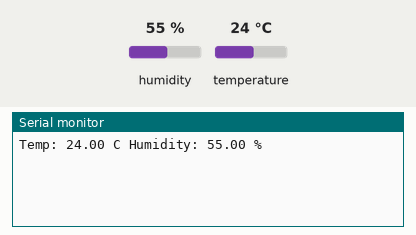
Bench run of a sketch on a simulated Arduino Uno, built with avr-gcc and run on an emulated ATmega328P. Shown: the last lines printed to the serial monitor. Inputs (shaded band) come from the test bench; at power-on: humidity 55 %, temperature 24 °C.

Above: at 3.2 s.
3.3 s: humidity set to 22 %
At 5.3 s:
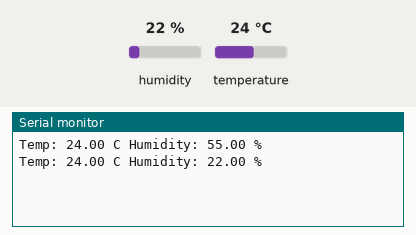
6.0 s: temperature set to 12 °C
At 6.6 s:
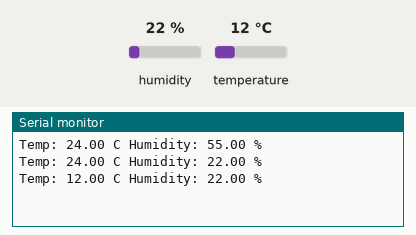
8.7 s: humidity set to 40 %
At 11.4 s:
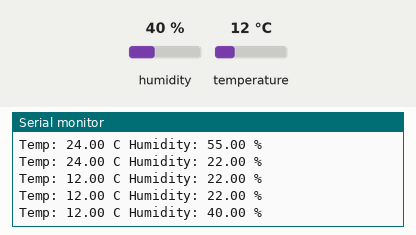
Timing chart, 0 to 12.9 s (numbered marks = the images above; inputs shaded):
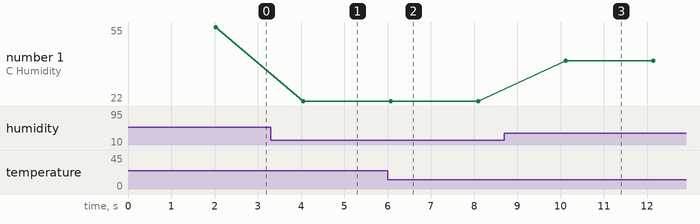

The sketch:

temp.ino
```cpp
#include <DHT.h>
DHT dht(14, DHT11);

void setup() {
  dht.begin();
  delay(2000);
Serial.begin(2400);
}

void loop() {
  float temp = dht.readTemperature();
  float humidity = dht.readHumidity();
  Serial.print("Temp: ");
  Serial.print(temp);
  Serial.print(" C ");
  Serial.print("Humidity: ");
  Serial.print(humidity);
  Serial.println(" % ");
  delay(2000);

}
```

Measured:
- after the input at 3.3 s, the serial monitor: prints a new line after 0.75 s (image 1)
- after the input at 6.0 s, the serial monitor: prints a new line after 0.07 s (image 2)
- after the input at 8.7 s, the serial monitor: prints a new line after 1.4 s (image 3)
- plotted number 1: 55 → 22 after the input at 3.3 s, 22 → 40 after the input at 8.7 s
